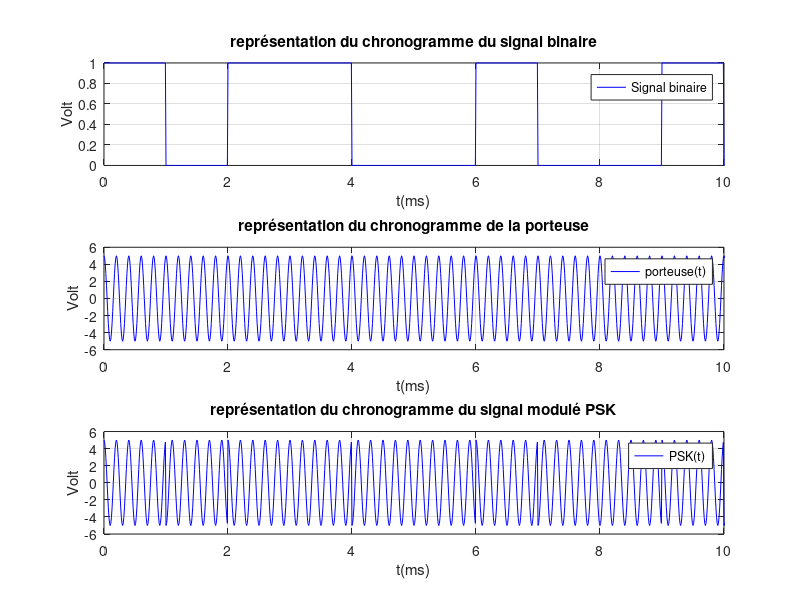

The MATLAB source for this figure: (Note: this script raises an error after producing the figure.)
clear;
clc;
close;
%% Initialisation des variables
D=1000;  %débit en bits/s
fp=5000; %fréquence porteuse (Hz);
Tb=1/D; %durée d'un bit=1symbole
R=D;    %Rapidité
Ts=Tb;  %durée d'un symbole
fe=100000;    %fréquence échantillonnage
Te=1/fe; %période d'échantillonnage   



data=[1 0 1 1 0 0 1 0 0 1];           %séquence utilisateur à transmettre
data=[data randi([0 1],1,1000)];       %ajout d'une séquence aléatoire à la suite de la séquence utilisateur.

Nb=size(data,2);   % nombre de bits à transmettre
Nech_symb=fe/D;    %nombre déchantillons par symbole
Nech=Nb*Nech_symb;
Tmax=Nb*Tb;        %durée totale de la trame  


%% Codage des données binaires en NRZ
signal_NRZ=[];             %initialisation du signal codé en NRZ
symbole_1=ones(1,Nech_symb);
symbole_0=zeros(1,Nech_symb);

for n=1:Nb      %codage des différents bits
     if (data(n)==1)
        signal_NRZ=[signal_NRZ symbole_1];
     else
        signal_NRZ=[signal_NRZ symbole_0];
     end
    end   

%% Création des signaux
t=0:Te:Tmax-Te;
porteuse=5*cos(2*pi*fp*t);  % création d'un vecteur 'porteuse' 
porteuse_dephase=5*cos(2*pi*fp*t+pi); % création d'un vecteur porteuse déphasé de pi
PSK=[];


for n = 1:Nb % Codage des différents bits
    % Générer la porteuse correspondante pour le symbole actuel
    if data(n) == 1
        PSK = [PSK (symbole_1 .* porteuse((n-1)*Nech_symb+1 : n*Nech_symb))];
    else
        PSK = [PSK (symbole_1 .* porteuse_dephase((n-1)*Nech_symb+1 : n*Nech_symb))];
    end
end 



%% Affichage des chronogrammes
subplot(3,1,1)
plot(t*1000,signal_NRZ,"b"); %t en ms
title('représentation du chronogramme du signal binaire')
xlabel('t(ms)')
ylabel('Volt')
legend('Signal binaire')
axis([0 10 0 1])  %affichage endant 3 périodes du signal modulant
grid on

subplot(3,1,2)
plot(t*1000,porteuse,"b"); %t en ms
title('représentation du chronogramme de la porteuse')
xlabel('t(ms)')
ylabel('Volt')
legend('porteuse(t)')
axis([0 10 -6 6])  %affichage endant 3 périodes du signal modulant
grid on

subplot(3,1,3)
plot(t*1000,PSK,"b"); %t en ms
title('représentation du chronogramme du signal modulé PSK')
xlabel('t(ms)')
ylabel('Volt')
legend('PSK(t)')
axis([0 10 -6 6])  %affichage endant 3 périodes du signal modulant
grid on

%% Calcul puis affichage des spectres 
[X f]=spectre(signal_NRZ,fe,Nech);
[Y f]=spectre(porteuse,fe,Nech);
[Z f]=spectre(PSK,fe,Nech);
figure;
subplot(3,1,1);
plot(f,X,"b");
title('Spectre en amplitude du signal binaire (NRZ)')
xlabel('f(Hz)')
ylabel('Volt')
legend('|NRZ(f)|')
axis([0 2*fp -60 -20])  
grid on

subplot(3,1,2);
plot(f,Y,"b");
title('Spectre en amplitude de la porteuse')
xlabel('f(Hz)')
ylabel('Volt')
legend('|Porteuse(f)|')
axis([0 2*fp -20 20])  
grid on

subplot(3,1,3);
plot(f,Z,"b");
title('Spectre en amplitude du signal modulé PSK')
xlabel('f(Hz)')
ylabel('Volt')
legend('|PSK(f)|')
axis([0 2*fp -60 20]) 
grid on